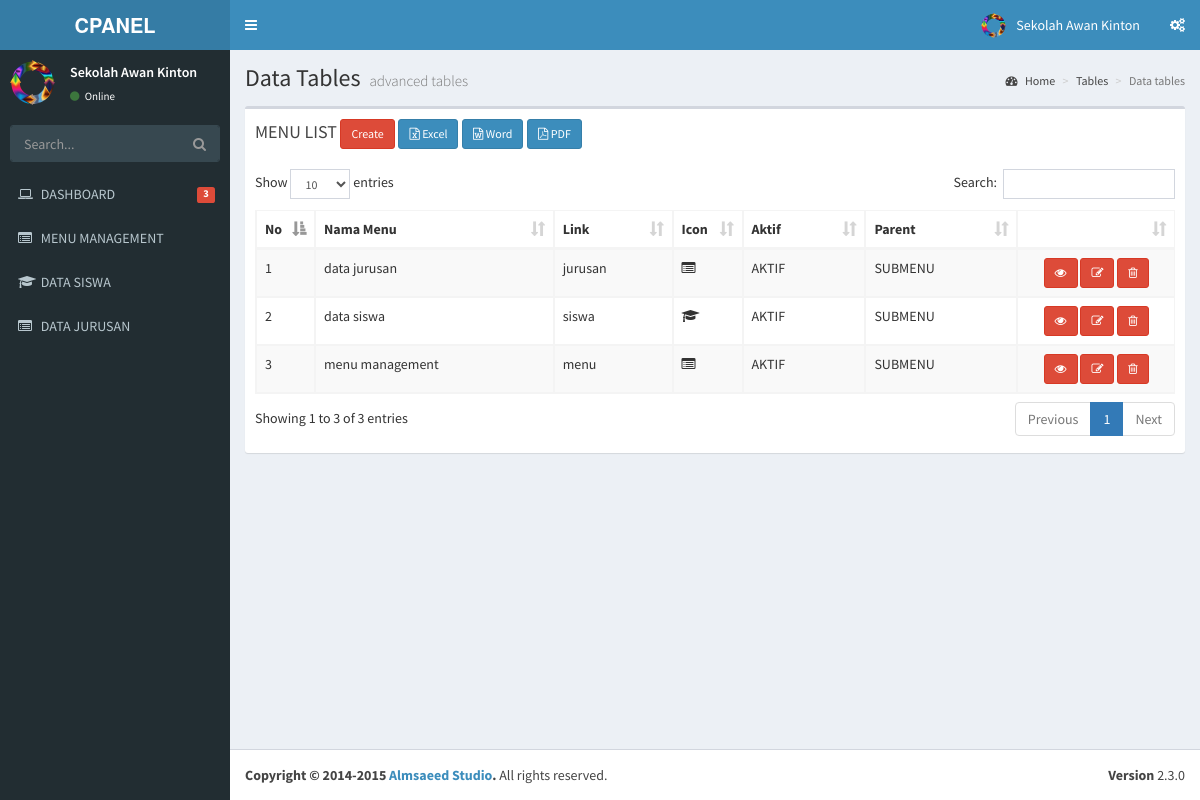
The page / on the database its author committed.
### tables this page shows
CREATE TABLE IF NOT EXISTS `menu` (
`id` int(11) NOT NULL,
  `name` varchar(50) NOT NULL,
  `link` varchar(50) NOT NULL,
  `icon` varchar(30) NOT NULL,
  `is_active` int(1) NOT NULL,
  `is_parent` int(1) NOT NULL
);

### application/libraries/Template.php (called while the page is built)
<?php if ( ! defined('BASEPATH')) exit('No direct script access allowed');
class Template {
		var $template_data = array();
		function set($name, $value)
		{
			$this->template_data[$name] = $value;
		}
		function load($template = '', $view = '' , $view_data = array(), $return = FALSE)
		{
			$this->CI =& get_instance();
			$this->set('contents', $this->CI->load->view($view, $view_data, TRUE));
			return $this->CI->load->view($template, $this->template_data, $return);
		}
}

### application/controllers/Menu.php (called while the page is built, shortened)
<?php
class Menu extends CI_Controller
{
    public function index()
    {
        $menu = $this->Menu_model->get_all();
        $data = array(
            'menu_data' => $menu
        );
        $this->template->load('template','menu_list', $data);
    }
}

### index.php (called while the page is built, shortened)
<?php
require_once BASEPATH.'core/CodeIgniter.php';

### application/models/Menu_model.php (called while the page is built, shortened)
<?php
class Menu_model extends CI_Model
{
    public $table = 'menu';
    public $id = 'id';
    public $order = 'DESC';
    function get_all()
    {
        $this->db->order_by($this->id, $this->order);
        return $this->db->get($this->table)->result();
    }
}

### application/views/menu_list.php (the view, shortened to what this page needs)
      <section class='content'>
        <div class='row'>
          <div class='col-xs-12'>
            <div class='box'>
              <div class='box-header'>
                <h3 class='box-title'>MENU LIST <?php echo anchor('menu/create/','Create',array('class'=>'btn btn-danger btn-sm'));?>
<?php echo anchor(site_url('menu/excel'), ' <i class="fa fa-file-excel-o"></i> Excel', 'class="btn btn-primary btn-sm"'); ?>
<?php echo anchor(site_url('menu/word'), '<i class="fa fa-file-word-o"></i> Word', 'class="btn btn-primary btn-sm"'); ?>
<?php echo anchor(site_url('menu/pdf'), '<i class="fa fa-file-pdf-o"></i> PDF', 'class="btn btn-primary btn-sm"'); ?></h3>
              </div>
              <div class='box-body'>
      <table class="table table-bordered table-striped" id="mytable">
          <thead>
              <tr>
                  <th width="10px">No</th>
    <th>Nama Menu</th>
    <th>Link</th>
    <th width="30">Icon</th>
    <th>Aktif</th>
    <th>Parent</th>
    <th></th>
              </tr>
          </thead>
   <tbody>
          <?php
          $start = 0;
          foreach ($menu_data as $menu)
          {
              $active = $menu->is_active==1?'AKTIF':'TIDAK AKTIF';
              $parent = $menu->is_parent>1?'MAINMENU':'SUBMENU'
              ?>
              <tr>
    <td><?php echo ++$start ?></td>
    <td><?php echo $menu->name ?></td>
    <td><?php echo $menu->link ?></td>
    <td><i class='<?php echo $menu->icon ?>'></i></td>
    <td><?php echo $active ?></td>
    <td><?php echo $parent ?></td>
    <td style="text-align:center" width="140px">
	<?php
	echo anchor(site_url('menu/read/'.$menu->id),'<i class="fa fa-eye"></i>',array('title'=>'detail','class'=>'btn btn-danger btn-sm'));
	echo anchor(site_url('menu/update/'.$menu->id),'<i class="fa fa-pencil-square-o"></i>',array('title'=>'edit','class'=>'btn btn-danger btn-sm'));
	echo anchor(site_url('menu/delete/'.$menu->id),'<i class="fa fa-trash-o"></i>','title="delete" class="btn btn-danger btn-sm" onclick="javasciprt: return confirm(\'Are You Sure ?\')"');
	?>
    </td>
       </tr>
              <?php
          }
          ?>
          </tbody>
      </table>
                  </div>
            </div>
          </div>
        </div>
      </section>

### application/views/template.php (shortened to what this page needs)
<!DOCTYPE html>
<html>
    <head>
        <link rel="stylesheet" href="<?php echo base_url() ?>template/bootstrap/css/bootstrap.min.css">
        <link rel="stylesheet" href="<?php echo base_url() ?>template/font-awesome-4.4.0/css/font-awesome.min.css">
        <link rel="stylesheet" href="<?php echo base_url() ?>template/ionicons-2.0.1/css/ionicons.min.css">
        <link rel="stylesheet" href="<?php echo base_url() ?>template/plugins/datatables/dataTables.bootstrap.css">
        <link rel="stylesheet" href="<?php echo base_url() ?>template/dist/css/AdminLTE.min.css">
        <link rel="stylesheet" href="<?php echo base_url() ?>template/dist/css/skins/_all-skins.min.css">
    </head>
    <body class="hold-transition skin-blue sidebar-mini">
        <div class="wrapper">
            <header class="main-header">
                <a href="index2.html" class="logo">
                    <span class="logo-lg"><b>CPANEL</b></span>
                </a>
                <nav class="navbar navbar-static-top" role="navigation">
                    <a href="#" class="sidebar-toggle" data-toggle="offcanvas" role="button">
                    </a>
                    <div class="navbar-custom-menu">
                        <ul class="nav navbar-nav">
                            <li class="dropdown user user-menu">
                                <a href="#" class="dropdown-toggle" data-toggle="dropdown">
                                    <img src="<?php echo base_url()?>template/dist/img/logo.png" class="user-image" alt="User Image">
                                    <span class="hidden-xs">Sekolah Awan Kinton</span>
                                </a>
                            </li>
                            <li>
                                <a href="#" data-toggle="control-sidebar"><i class="fa fa-gears"></i></a>
                            </li>
                        </ul>
                    </div>
                </nav>
            </header>
            <aside class="main-sidebar">
                <section class="sidebar">
                    <div class="user-panel">
                        <div class="pull-left image">
                            <img src="<?php echo base_url()?>template/dist/img/logo.png" class="img-circle" alt="User Image">
                        </div>
                        <div class="pull-left info">
                            <p>Sekolah Awan Kinton</p>
                            <a href="#"><i class="fa fa-circle text-success"></i> Online</a>
                        </div>
                    </div>
                    <form action="#" method="get" class="sidebar-form">
                        <div class="input-group">
                            <input type="text" name="q" class="form-control" placeholder="Search...">
                            <span class="input-group-btn">
                                <button type="submit" name="search" id="search-btn" class="btn btn-flat"><i class="fa fa-search"></i></button>
                            </span>
                        </div>
                    </form>
                    <ul class="sidebar-menu">
                        <li>
                            <a href="<?php echo site_url('dashboard') ?>">
                                <i class="fa fa-laptop"></i> <span>DASHBOARD</span>
                                <small class="label pull-right bg-red">3</small>
                            </a>
                        </li>
                        <?php
                        $menu = $this->db->get_where('menu', array('is_parent' => 0,'is_active'=>1));
                        foreach ($menu->result() as $m) {
                            $submenu = $this->db->get_where('menu',array('is_parent'=>$m->id,'is_active'=>1));
                            if($submenu->num_rows()>0){
                                echo "<li class='treeview'>
                                    ".anchor('#',  "<i class='$m->icon'></i>".strtoupper($m->name).' <i class="fa fa-angle-left pull-right"></i>')."
                                        <ul class='treeview-menu'>";
                                foreach ($submenu->result() as $s){
                                     echo "<li>" . anchor($s->link, "<i class='$s->icon'></i> <span>" . strtoupper($s->name)) . "</span></li>";
                                }
                                   echo"</ul>
                                    </li>";
                            }else{
                                echo "<li>" . anchor($m->link, "<i class='$m->icon'></i> <span>" . strtoupper($m->name)) . "</span></li>";
                            }
                        }
                        ?>
                    </ul>
                </section>
            </aside>
            <div class="content-wrapper">
                <section class="content-header">
                    <h1>
                        Data Tables
                        <small>advanced tables</small>
                    </h1>
                    <ol class="breadcrumb">
                        <li><a href="#"><i class="fa fa-dashboard"></i> Home</a></li>
                        <li><a href="#">Tables</a></li>
                        <li class="active">Data tables</li>
                    </ol>
                </section>
                <?php
                echo $contents;
                ?>
            </div>
            <footer class="main-footer">
                <div class="pull-right hidden-xs">
                    <b>Version</b> 2.3.0
                </div>
                <strong>Copyright &copy; 2014-2015 <a href="http://almsaeedstudio.com">Almsaeed Studio</a>.</strong> All rights reserved.
            </footer>
        </div>
    </body>
</html>

### rows shown on the page
menu: link+icon+name "MENU MANAGEMENT", name "menu management", link "menu", is_active "AKTIF", is_parent "SUBMENU"
menu: link+icon+name "DATA SISWA", name "data siswa", link "siswa", is_active "AKTIF", is_parent "SUBMENU"
menu: link+icon+name "DATA JURUSAN", name "data jurusan", link "jurusan", is_active "AKTIF", is_parent "SUBMENU"
